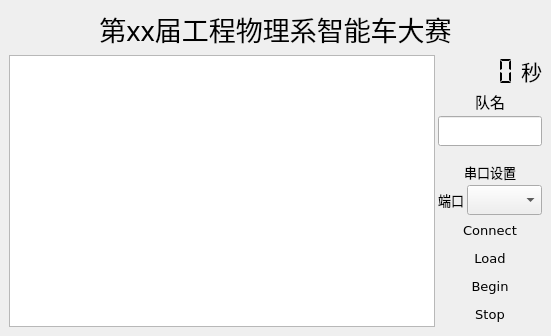
<?xml version="1.0" encoding="UTF-8"?>
<ui version="4.0">
 <class>PC_MainWindow</class>
 <widget class="QMainWindow" name="PC_MainWindow">
  <property name="windowModality">
   <enum>Qt::ApplicationModal</enum>
  </property>
  <property name="geometry">
   <rect>
    <x>0</x>
    <y>0</y>
    <width>551</width>
    <height>336</height>
   </rect>
  </property>
  <property name="sizePolicy">
   <sizepolicy hsizetype="Preferred" vsizetype="Preferred">
    <horstretch>8</horstretch>
    <verstretch>0</verstretch>
   </sizepolicy>
  </property>
  <property name="minimumSize">
   <size>
    <width>0</width>
    <height>0</height>
   </size>
  </property>
  <property name="maximumSize">
   <size>
    <width>16777215</width>
    <height>16777215</height>
   </size>
  </property>
  <property name="font">
   <font>
    <family>华文楷体</family>
    <pointsize>11</pointsize>
    <weight>75</weight>
    <bold>true</bold>
   </font>
  </property>
  <property name="windowTitle">
   <string>智能车大赛</string>
  </property>
  <property name="windowIcon">
   <iconset>
    <normaloff>C:/Users/10199/Pictures/logo.jpg</normaloff>C:/Users/10199/Pictures/logo.jpg</iconset>
  </property>
  <property name="styleSheet">
   <string notr="true"/>
  </property>
  <widget class="QWidget" name="centralwidget">
   <property name="autoFillBackground">
    <bool>false</bool>
   </property>
   <property name="styleSheet">
    <string notr="true">#centralwidget
{
border-image: url(:/res/res/b817c21792a828fc471254626d1a2398.jpg);
}</string>
   </property>
   <layout class="QVBoxLayout" name="verticalLayout_3">
    <item>
     <widget class="QLabel" name="title">
      <property name="font">
       <font>
        <family>微软雅黑</family>
        <pointsize>20</pointsize>
        <weight>50</weight>
        <bold>false</bold>
       </font>
      </property>
      <property name="statusTip">
       <string extracomment="标题"/>
      </property>
      <property name="whatsThis">
       <string extracomment="标题"/>
      </property>
      <property name="autoFillBackground">
       <bool>false</bool>
      </property>
      <property name="text">
       <string>第xx届工程物理系智能车大赛</string>
      </property>
      <property name="alignment">
       <set>Qt::AlignCenter</set>
      </property>
     </widget>
    </item>
    <item>
     <layout class="QHBoxLayout" name="horizontalLayout_3" stretch="20,1">
      <property name="spacing">
       <number>3</number>
      </property>
      <property name="rightMargin">
       <number>0</number>
      </property>
      <item>
       <widget class="QGraphicsView" name="Map">
        <property name="autoFillBackground">
         <bool>false</bool>
        </property>
        <property name="styleSheet">
         <string notr="true"/>
        </property>
       </widget>
      </item>
      <item>
       <layout class="QVBoxLayout" name="verticalLayout" stretch="3,1,1,2,10">
        <item>
         <layout class="QHBoxLayout" name="horizontalLayout_2" stretch="5,1">
          <item>
           <widget class="QLCDNumber" name="TimeCounter">
            <property name="layoutDirection">
             <enum>Qt::LeftToRight</enum>
            </property>
            <property name="styleSheet">
             <string notr="true"/>
            </property>
            <property name="frameShape">
             <enum>QFrame::NoFrame</enum>
            </property>
            <property name="frameShadow">
             <enum>QFrame::Raised</enum>
            </property>
            <property name="segmentStyle">
             <enum>QLCDNumber::Flat</enum>
            </property>
           </widget>
          </item>
          <item>
           <widget class="QLabel" name="label">
            <property name="font">
             <font>
              <family>微软雅黑</family>
              <pointsize>16</pointsize>
              <weight>50</weight>
              <bold>false</bold>
             </font>
            </property>
            <property name="text">
             <string>秒</string>
            </property>
            <property name="alignment">
             <set>Qt::AlignCenter</set>
            </property>
           </widget>
          </item>
         </layout>
        </item>
        <item>
         <widget class="QLabel" name="label_4">
          <property name="font">
           <font>
            <family>微软雅黑</family>
            <pointsize>11</pointsize>
            <weight>50</weight>
            <bold>false</bold>
           </font>
          </property>
          <property name="text">
           <string>队名</string>
          </property>
          <property name="alignment">
           <set>Qt::AlignCenter</set>
          </property>
         </widget>
        </item>
        <item>
         <widget class="QLineEdit" name="Team"/>
        </item>
        <item>
         <spacer name="verticalSpacer">
          <property name="orientation">
           <enum>Qt::Vertical</enum>
          </property>
          <property name="sizeHint" stdset="0">
           <size>
            <width>20</width>
            <height>40</height>
           </size>
          </property>
         </spacer>
        </item>
        <item>
         <layout class="QVBoxLayout" name="verticalLayout_2" stretch="1,3,0,1,1,1">
          <item>
           <widget class="QLabel" name="label_2">
            <property name="font">
             <font>
              <family>微软雅黑</family>
              <pointsize>10</pointsize>
              <weight>50</weight>
              <bold>false</bold>
             </font>
            </property>
            <property name="text">
             <string>串口设置</string>
            </property>
            <property name="alignment">
             <set>Qt::AlignCenter</set>
            </property>
           </widget>
          </item>
          <item>
           <layout class="QHBoxLayout" name="horizontalLayout" stretch="0,6">
            <item>
             <widget class="QLabel" name="label_3">
              <property name="font">
               <font>
                <family>微软雅黑</family>
                <pointsize>10</pointsize>
                <weight>50</weight>
                <bold>false</bold>
               </font>
              </property>
              <property name="layoutDirection">
               <enum>Qt::LeftToRight</enum>
              </property>
              <property name="text">
               <string>端口</string>
              </property>
              <property name="alignment">
               <set>Qt::AlignCenter</set>
              </property>
             </widget>
            </item>
            <item>
             <widget class="QComboBox" name="PortChoice">
              <item>
               <property name="text">
                <string/>
               </property>
              </item>
              <item>
               <property name="text">
                <string>COM4</string>
               </property>
              </item>
              <item>
               <property name="text">
                <string>COM5</string>
               </property>
              </item>
              <item>
               <property name="text">
                <string>COM6</string>
               </property>
              </item>
              <item>
               <property name="text">
                <string>COM7</string>
               </property>
              </item>
             </widget>
            </item>
           </layout>
          </item>
          <item>
           <widget class="QPushButton" name="pushButton_connect">
            <property name="sizePolicy">
             <sizepolicy hsizetype="Minimum" vsizetype="Fixed">
              <horstretch>0</horstretch>
              <verstretch>0</verstretch>
             </sizepolicy>
            </property>
            <property name="font">
             <font>
              <family>Verdana</family>
              <pointsize>10</pointsize>
              <weight>50</weight>
              <bold>false</bold>
             </font>
            </property>
            <property name="styleSheet">
             <string notr="true">background-color: rgba(139, 163, 209, 100);</string>
            </property>
            <property name="text">
             <string>Connect</string>
            </property>
            <property name="flat">
             <bool>true</bool>
            </property>
           </widget>
          </item>
          <item>
           <widget class="QPushButton" name="pushButton_file">
            <property name="font">
             <font>
              <family>Verdana</family>
              <pointsize>10</pointsize>
              <weight>50</weight>
              <bold>false</bold>
             </font>
            </property>
            <property name="styleSheet">
             <string notr="true">background-color: rgba(139, 163, 209, 100);</string>
            </property>
            <property name="text">
             <string>Load</string>
            </property>
            <property name="flat">
             <bool>true</bool>
            </property>
           </widget>
          </item>
          <item>
           <widget class="QPushButton" name="pushButton_start">
            <property name="font">
             <font>
              <family>Verdana</family>
              <pointsize>10</pointsize>
              <weight>50</weight>
              <bold>false</bold>
             </font>
            </property>
            <property name="styleSheet">
             <string notr="true">background-color: rgba(139, 163, 209, 100);</string>
            </property>
            <property name="text">
             <string>Begin</string>
            </property>
            <property name="flat">
             <bool>true</bool>
            </property>
           </widget>
          </item>
          <item>
           <widget class="QPushButton" name="pushButton_end">
            <property name="font">
             <font>
              <family>Verdana</family>
              <pointsize>10</pointsize>
              <weight>50</weight>
              <italic>false</italic>
              <bold>false</bold>
              <kerning>true</kerning>
             </font>
            </property>
            <property name="mouseTracking">
             <bool>false</bool>
            </property>
            <property name="autoFillBackground">
             <bool>false</bool>
            </property>
            <property name="styleSheet">
             <string notr="true">background-color: rgba(139, 163, 209, 100);</string>
            </property>
            <property name="text">
             <string>Stop</string>
            </property>
            <property name="flat">
             <bool>true</bool>
            </property>
           </widget>
          </item>
         </layout>
        </item>
       </layout>
      </item>
     </layout>
    </item>
   </layout>
  </widget>
  <action name="actionsave">
   <property name="text">
    <string>保存</string>
   </property>
   <property name="statusTip">
    <string>保存</string>
   </property>
   <property name="shortcut">
    <string>Ctrl+S</string>
   </property>
  </action>
 </widget>
 <resources>
  <include location="test.qrc"/>
 </resources>
 <connections/>
</ui>
